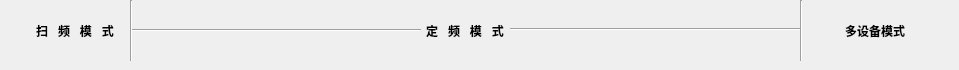
        <widget class="QWidget" name="widget_2" native="true">
         <property name="minimumSize">
          <size>
           <width>0</width>
           <height>60</height>
          </size>
         </property>
         <widget class="QLabel" name="label_15">
          <property name="geometry">
           <rect>
            <x>0</x>
            <y>21</y>
            <width>150</width>
            <height>20</height>
           </rect>
          </property>
          <property name="minimumSize">
           <size>
            <width>150</width>
            <height>0</height>
           </size>
          </property>
          <property name="font">
           <font>
            <bold>true</bold>
           </font>
          </property>
          <property name="text">
           <string>扫   频   模   式</string>
          </property>
          <property name="alignment">
           <set>Qt::AlignCenter</set>
          </property>
          <property name="wordWrap">
           <bool>false</bool>
          </property>
          <property name="margin">
           <number>2</number>
          </property>
         </widget>
         <widget class="QLabel" name="label_58">
          <property name="geometry">
           <rect>
            <x>800</x>
            <y>21</y>
            <width>150</width>
            <height>20</height>
           </rect>
          </property>
          <property name="minimumSize">
           <size>
            <width>150</width>
            <height>0</height>
           </size>
          </property>
          <property name="font">
           <font>
            <bold>true</bold>
           </font>
          </property>
          <property name="text">
           <string>多设备模式</string>
          </property>
          <property name="alignment">
           <set>Qt::AlignCenter</set>
          </property>
          <property name="wordWrap">
           <bool>false</bool>
          </property>
          <property name="margin">
           <number>2</number>
          </property>
         </widget>
         <widget class="Line" name="line">
          <property name="geometry">
           <rect>
            <x>130</x>
            <y>20</y>
            <width>291</width>
            <height>20</height>
           </rect>
          </property>
          <property name="font">
           <font>
            <pointsize>34</pointsize>
            <bold>true</bold>
           </font>
          </property>
          <property name="orientation">
           <enum>Qt::Horizontal</enum>
          </property>
         </widget>
         <widget class="Line" name="line_2">
          <property name="geometry">
           <rect>
            <x>510</x>
            <y>19</y>
            <width>291</width>
            <height>20</height>
           </rect>
          </property>
          <property name="font">
           <font>
            <pointsize>12</pointsize>
            <bold>false</bold>
           </font>
          </property>
          <property name="orientation">
           <enum>Qt::Horizontal</enum>
          </property>
         </widget>
         <widget class="QLabel" name="label_59">
          <property name="geometry">
           <rect>
            <x>390</x>
            <y>21</y>
            <width>150</width>
            <height>20</height>
           </rect>
          </property>
          <property name="minimumSize">
           <size>
            <width>150</width>
            <height>0</height>
           </size>
          </property>
          <property name="font">
           <font>
            <bold>true</bold>
           </font>
          </property>
          <property name="text">
           <string>定   频   模   式</string>
          </property>
          <property name="alignment">
           <set>Qt::AlignCenter</set>
          </property>
          <property name="wordWrap">
           <bool>false</bool>
          </property>
          <property name="margin">
           <number>2</number>
          </property>
         </widget>
         <widget class="Line" name="line_3">
          <property name="geometry">
           <rect>
            <x>130</x>
            <y>0</y>
            <width>3</width>
            <height>61</height>
           </rect>
          </property>
          <property name="orientation">
           <enum>Qt::Vertical</enum>
          </property>
         </widget>
         <widget class="Line" name="line_4">
          <property name="geometry">
           <rect>
            <x>800</x>
            <y>0</y>
            <width>3</width>
            <height>61</height>
           </rect>
          </property>
          <property name="orientation">
           <enum>Qt::Vertical</enum>
          </property>
         </widget>
        </widget>
